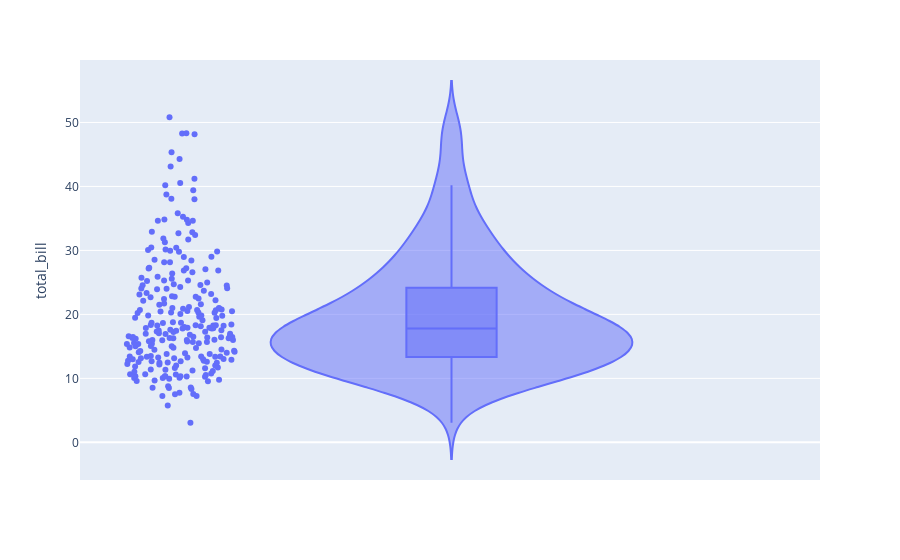

Source (notebook cell):
### Code cell
df_tips = px.data.tips()
px.violin(df_tips, y='total_bill', box=True, points='all')

### Figure 1 — Plotly figure (JSON) as saved in the notebook; plotly's stock layout.template omitted (floating-point values rounded to 4 significant figures; data arrays with more than 128 entries replaced by an {"elided": "..."} marker saying what was removed)
{"data": [{"alignmentgroup": "True", "box": {"visible": true}, "hovertemplate": "total_bill=%{y}<extra></extra>", "legendgroup": "", "marker": {"color": "#636efa"}, "name": "", "offsetgroup": "", "orientation": "v", "points": "all", "scalegroup": "True", "showlegend": false, "type": "violin", "x0": " ", "xaxis": "x", "y": {"elided": "244 float values"}, "y0": " ", "yaxis": "y"}], "layout": {"legend": {"tracegroupgap": 0}, "margin": {"t": 60}, "violinmode": "group", "xaxis": {"anchor": "y", "domain": [0, 1]}, "yaxis": {"anchor": "x", "domain": [0, 1], "title": {"text": "total_bill"}}}}
